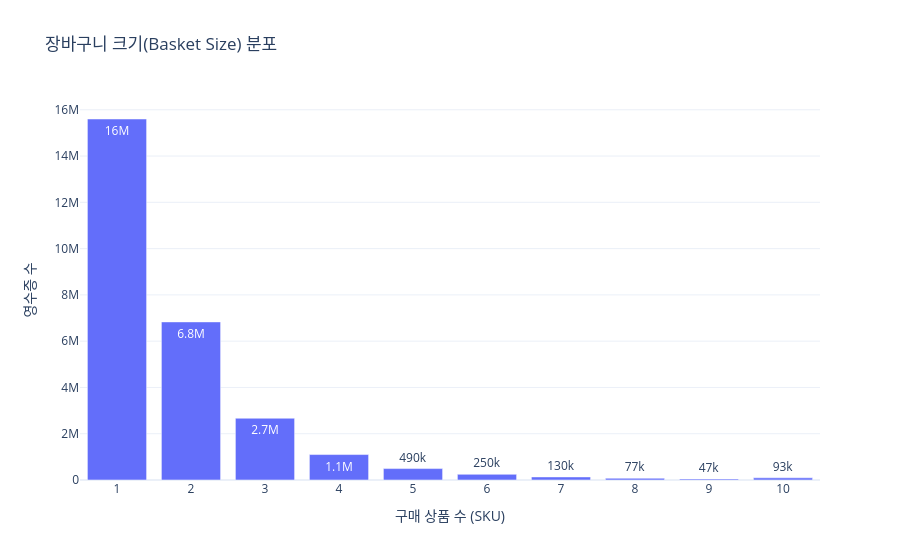

Source (notebook cell):
### Markdown cell above
# Step 4: 영수증 단위 요약 (Basket Size & ATV 분석)

### Code cell
def run_basket_analysis(b2_path):
    print(f"--- [분석 시작] 영수증(Session) 단위 소비 패턴 분석 ---")
    
    # 1. 데이터 로드 (Lazy)
    b2_lazy = pl.scan_parquet(b2_path)
    
    # 2. 영수증(Session) 식별자 생성 및 집계
    # 지시사항: 점포 + POS + 일자 + 시간(분 단위) 
    # 판매시간(HHMMSS)에서 앞 4자리(HHMM)만 추출하여 분 단위 세션 생성
    receipt_stats = (
        b2_lazy.with_columns([
            pl.col("판매시간").str.slice(0, 4).alias("판매분")
        ])
        .group_by(["점포코드", "POS번호", "판매일자", "판매분", "거래번호"]) # 거래번호를 포함하여 무결성 강화
        .agg([
            pl.col("상품코드").n_unique().alias("basket_size"),
            pl.col("판매금액").sum().alias("receipt_amt"),
            pl.col("판매수량").sum().alias("total_qty")
        ])
        .collect()
    )
    
    # 3. 글로벌 지표 계산
    total_receipts = len(receipt_stats)
    avg_basket_size = receipt_stats["basket_size"].mean()
    avg_atv = receipt_stats["receipt_amt"].mean()
    
    # 단일 상품 결제 비율
    single_item_receipts = receipt_stats.filter(pl.col("basket_size") == 1).height
    single_rate = (single_item_receipts / total_receipts) * 100
    
    print(f"\n[영수증 통계 요약]")
    print(f" - 전체 분석 영수증 수: {total_receipts:,} 건")
    print(f" - 평균 장바구니 크기(Basket Size): {avg_basket_size:.2f} 개")
    print(f" - 평균 객단가(ATV): {avg_atv:,.0f} 원")
    print(f" - 단일 상품 결제 비중: {single_rate:.2f}% ({single_item_receipts:,} 건)")
    
    # 4. 시각화: Basket Size 분포 (Histogram)
    # 10개 이상의 대형 장바구니는 '10+'로 묶어서 시각화 가독성 확보
    receipt_stats = receipt_stats.with_columns(
        pl.when(pl.col("basket_size") >= 10).then(10).otherwise(pl.col("basket_size")).alias("basket_size_clipped")
    )
    
    dist_data = receipt_stats.group_by("basket_size_clipped").agg(pl.len().alias("count")).sort("basket_size_clipped")
    
    fig = px.bar(
        dist_data.to_pandas(),
        x="basket_size_clipped",
        y="count",
        title="장바구니 크기(Basket Size) 분포",
        labels={"basket_size_clipped": "구매 상품 수 (SKU)", "count": "영수증 수"},
        text_auto='.2s',
        template="plotly_white"
    )
    fig.update_layout(xaxis=dict(tickmode='linear', tick0=1, dtick=1))
    fig.show()
    
    # 5. 비즈니스 인사이트 도출을 위한 구간 분석
    print("\n[장바구니 구간별 객단가]")
    atv_by_size = (
        receipt_stats.group_by("basket_size_clipped")
        .agg(pl.col("receipt_amt").mean().alias("avg_receipt_amt"))
        .sort("basket_size_clipped")
    )
    print(atv_by_size)
    
    return receipt_stats

# 실행부
B2_PATH = "../../data/processed/B2_POS_SALE_CLEANED.parquet"
if os.path.exists(B2_PATH):
    basket_res = run_basket_analysis(B2_PATH)
else:
    print(f"파일을 찾을 수 없습니다: {B2_PATH}")

### Figure 1 — Plotly figure (JSON) as saved in the notebook; plotly's stock layout.template omitted (floating-point values rounded to 4 significant figures)
{"data": [{"hovertemplate": "구매 상품 수 (SKU)=%{x}<br>영수증 수=%{y}<extra></extra>", "legendgroup": "", "marker": {"color": "#636efa", "pattern": {"shape": ""}}, "name": "", "orientation": "v", "showlegend": false, "textposition": "auto", "texttemplate": "%{y:.2s}", "type": "bar", "x": [1, 2, 3, 4, 5, 6, 7, 8, 9, 10], "xaxis": "x", "y": [15601358, 6832706, 2669439, 1099646, 492950, 245761, 132752, 76508, 46562, 93248], "yaxis": "y"}], "layout": {"barmode": "relative", "legend": {"tracegroupgap": 0}, "title": {"text": "장바구니 크기(Basket Size) 분포"}, "xaxis": {"anchor": "y", "domain": [0, 1], "dtick": 1, "tick0": 1, "tickmode": "linear", "title": {"text": "구매 상품 수 (SKU)"}}, "yaxis": {"anchor": "x", "domain": [0, 1], "title": {"text": "영수증 수"}}}}
